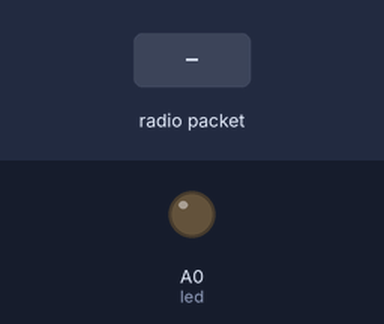
A sketch run on a simulated Arduino Uno, built with avr-gcc and run on an emulated ATmega328P. Parts: output pins drawn as LEDs (lit = HIGH). The test bench sets the inputs (shaded band). No radio packets arrive unless stated; what the sketch prints to the serial monitor is not drawn.

Above: at 1.2 s.
1.3 s: radio packet "1" arrives
At 1.7 s:
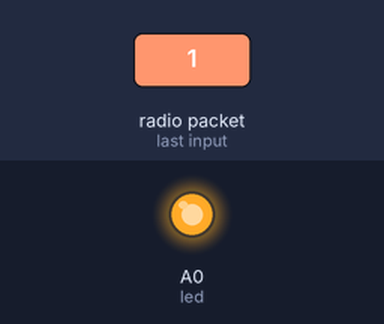
Timing chart, 0 to 4.3 s (numbered marks = the images above; inputs shaded):
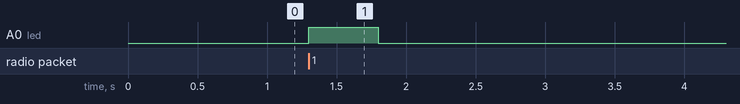

The sketch:

receiveNRF.ino
```cpp
//task assigned to: @lyndon
//this code is for the main unit in receiving data from the meter unit via RF

#include <SPI.h>
#include "nRF24L01.h"
#include "RF24.h"


RF24 radio(9, 10); // CE, CSN
const byte address[6] = "ABCDE"; // the address the the module
#define led A0

void setup() {
  pinMode(led, OUTPUT);
  Serial.begin(9600);
  radio.begin();

  radio.setAutoAck(false);
  SPI.setClockDivider(SPI_CLOCK_DIV4);
  radio.setRetries(15, 15);
  radio.openReadingPipe(0, address);
  radio.setPALevel(RF24_PA_MAX);
  radio.startListening();
}
void loop() {
  if (radio.available()) { // if nrf has any incoming data
    digitalWrite(led, HIGH);
    char text[32] = "";
    radio.read(&text, sizeof(text));

//    radio.stopListening();
    Serial.write(text, sizeof(text));
    delay(500);
    digitalWrite(led, LOW);
  }
  else {
    digitalWrite(led, LOW);
  }


}
```

Measured:
- after the input at 1.3 s, A0 (led): LOW → HIGH at once, → LOW 0.50 s later
